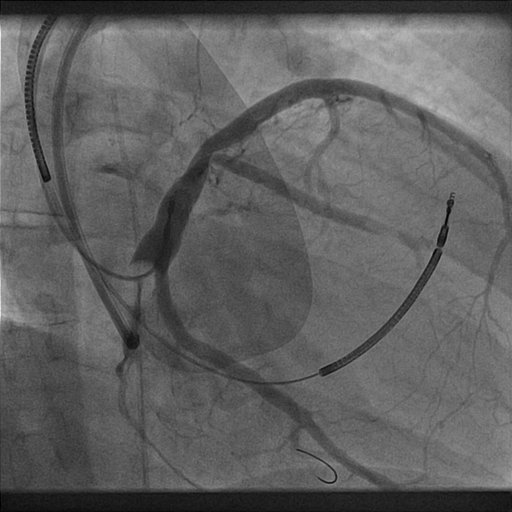
#> input picture FrangiFilter/0002.jpg, 512 x 512 px, found by its file name
$ python Edge.py   (older library calls are emulated)
#> lines starting #> are read from the running program, lines starting #| are printed output that depends on the picture; after the words box and inside, x2 and y2 are one past the last pixel; in counts of white or black regions, pixels touching at a corner belong together
import cv2
import numpy as np

from matplotlib import pyplot as plt

sobel_kernel_size = 3

img = cv2.imread("FrangiFilter/0002.jpg", cv2.IMREAD_GRAYSCALE)
#> img is the input picture: shape (512, 512); min 0, max 236, mean 96
canny =     cv2.Canny(img, 100, 200)
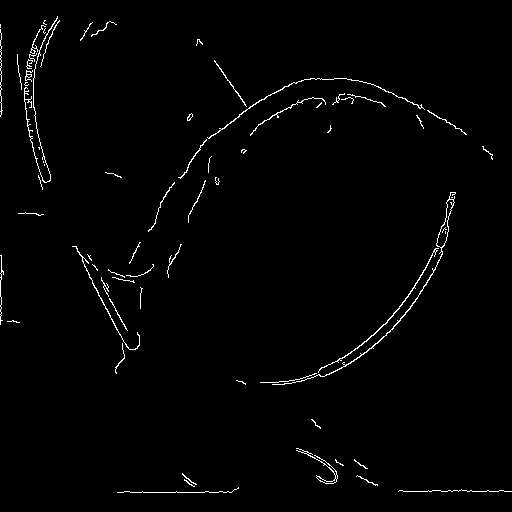
#> canny: shape (512, 512); 1.4% white in thin lines or dots
sobelX =    cv2.Sobel(img, cv2.CV_64F,1,0,ksize=sobel_kernel_size)
sobelY =     cv2.Sobel(img, cv2.CV_64F,0,1,ksize=sobel_kernel_size)
lap = cv2.Laplacian(img, cv2.CV_64F,ksize=3)
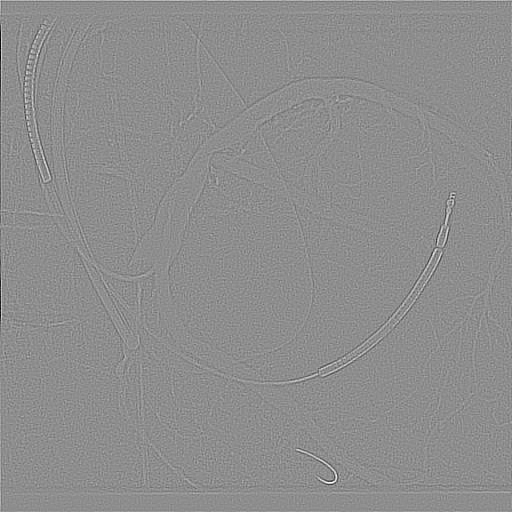
#> lap: shape (512, 512) float64; min -580, max 462, mean 0.1; drawn with min black and max white
lap = np.uint8(np.absolute(lap))
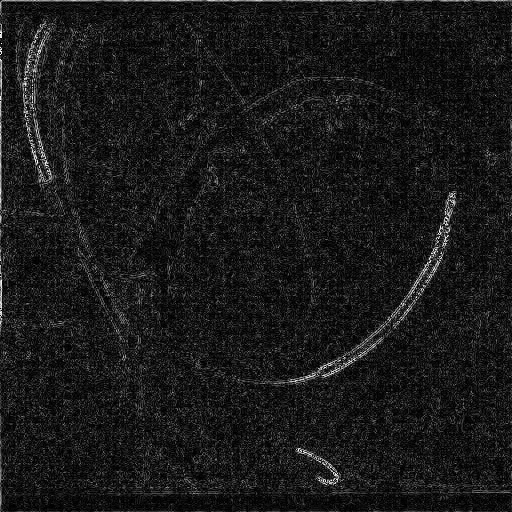
#> lap: shape (512, 512); min 0, max 254, mean 25.3

sobelX = np.uint8(np.absolute(sobelX))
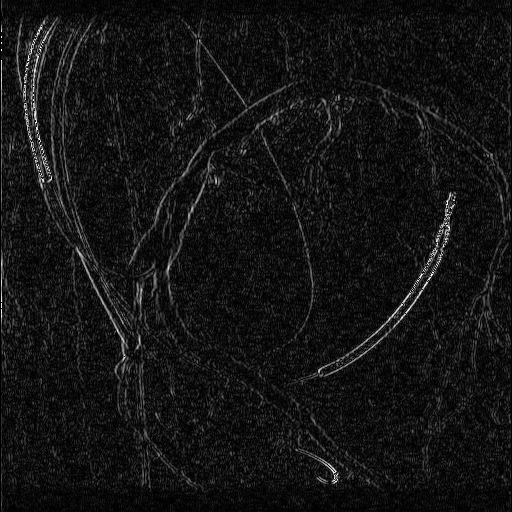
#> sobelX: shape (512, 512); min 0, max 255, mean 20
sobelY = np.uint8(np.absolute(sobelY))
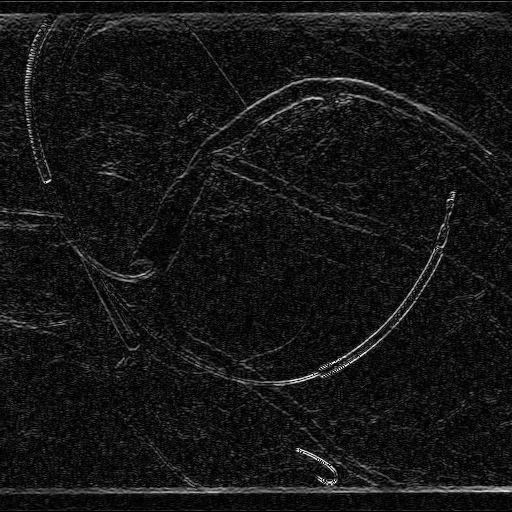
#> sobelY: shape (512, 512); min 0, max 255, mean 21.6

sobelCombined = cv2.bitwise_or(sobelX, sobelY)
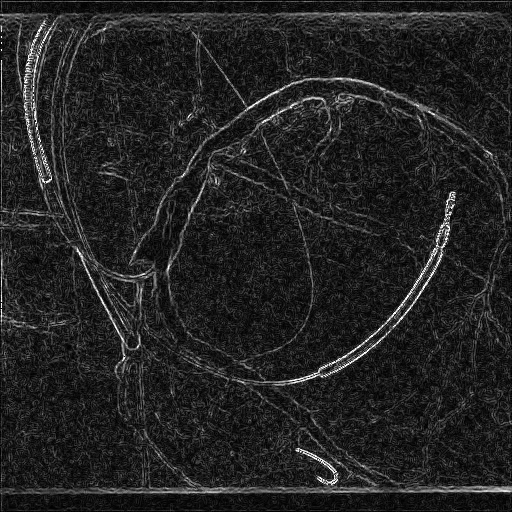
#> sobelCombined: shape (512, 512); min 0, max 255, mean 34.7
edge_mask = np.where(sobelCombined > 46,255, 0)
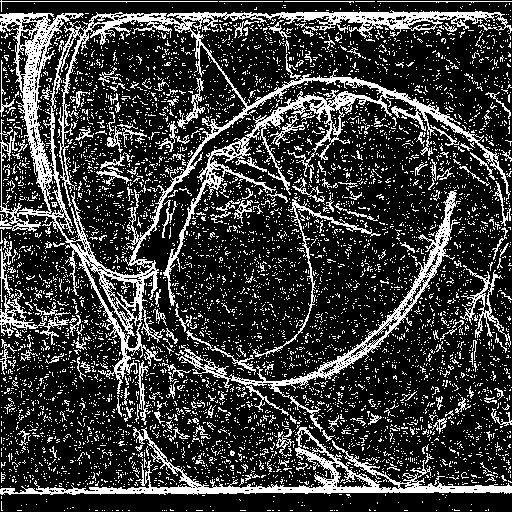
#> edge_mask: shape (512, 512) int64; 23.3% white in thin lines or dots


titles = ['Andiogram','canny','sobelX','sobelY','sobelCombined','edge_mask']
images = [img,canny,sobelX,sobelY,sobelCombined,edge_mask]

plt.figure(figsize=(10, 6))
for i in range (6):
    plt.subplot(2,3, i+1), plt.imshow(images[i], 'gray')
    plt.title(titles [i])
    plt.xticks([]),plt.yticks ([])

plt.show()

$ run again, with FrangiFilter/echo112.jpg copied over FrangiFilter/0002.jpg
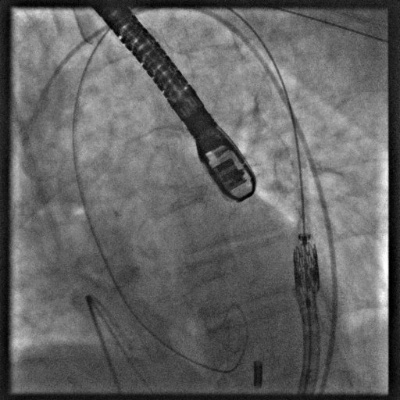
#> input picture FrangiFilter/echo112.jpg, 400 x 400 px, found by its file name
#> img is the input picture: shape (400, 400); min 0, max 255, mean 100.2
#> `canny =     cv2.Canny(img, 100, 200)`:
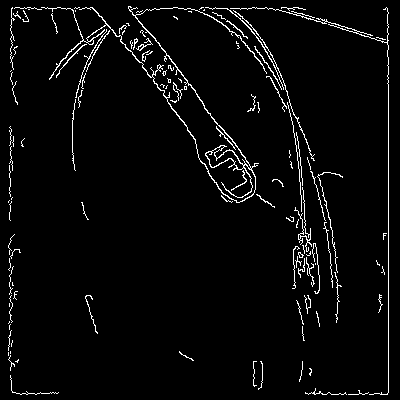
#> canny: shape (400, 400); 3.5% white in thin lines or dots
#> `edge_mask = np.where(sobelCombined > 46,255, 0)`:
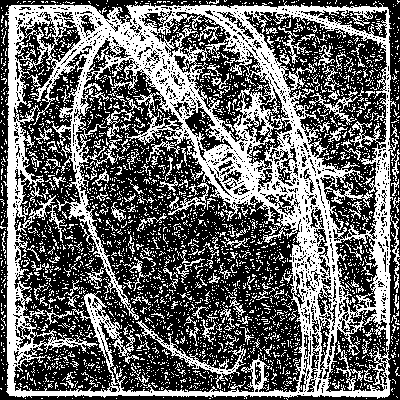
#> edge_mask: shape (400, 400) int64; 40.7% white; 3213 white regions (3049 under 20 px), largest, box (x1, y1, x2, y2) and area: (3, 1, 400, 399) 46400, (136, 320, 246, 389) 792, (309, 91, 358, 125) 334
